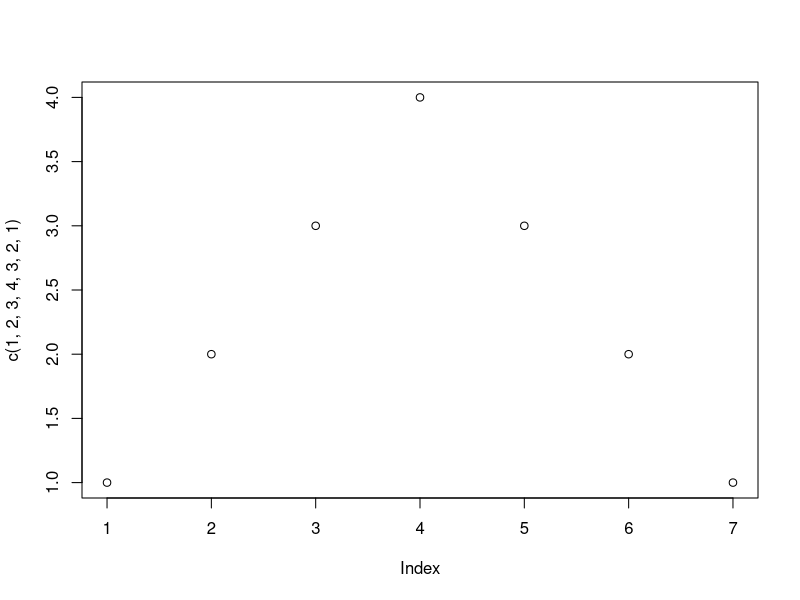
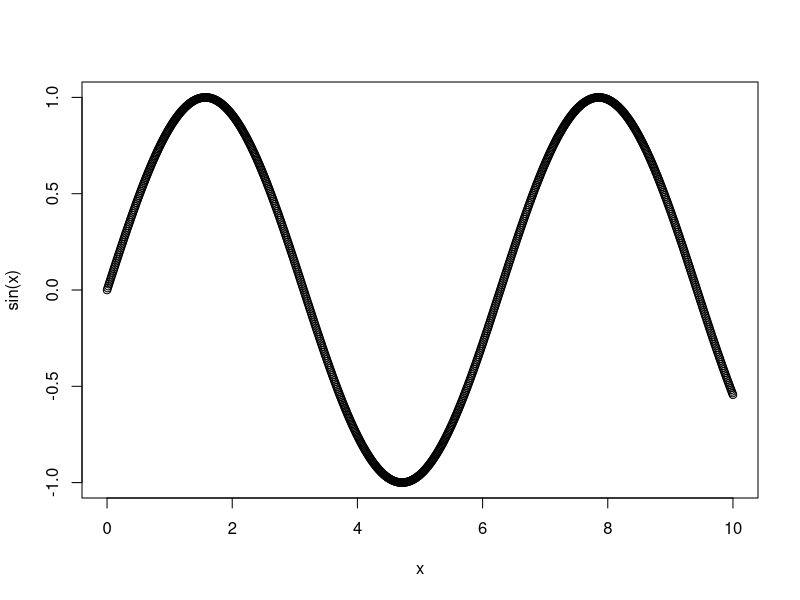
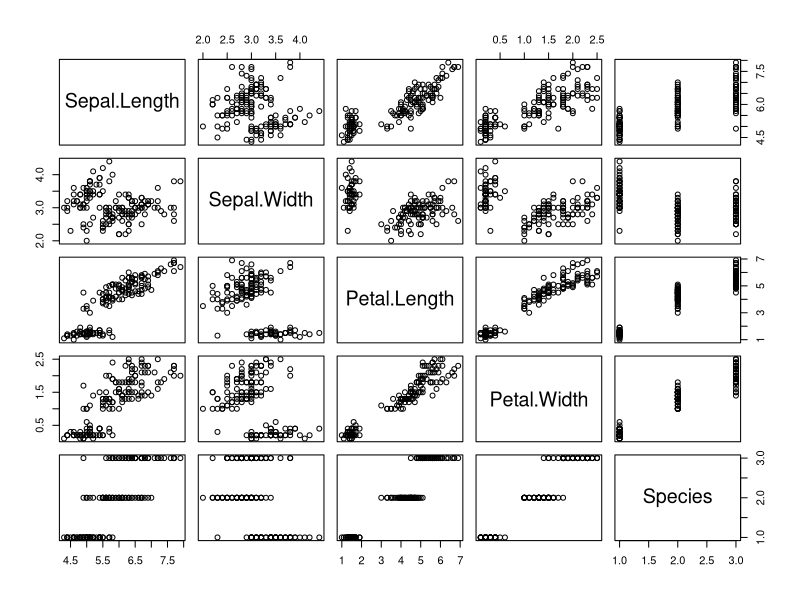
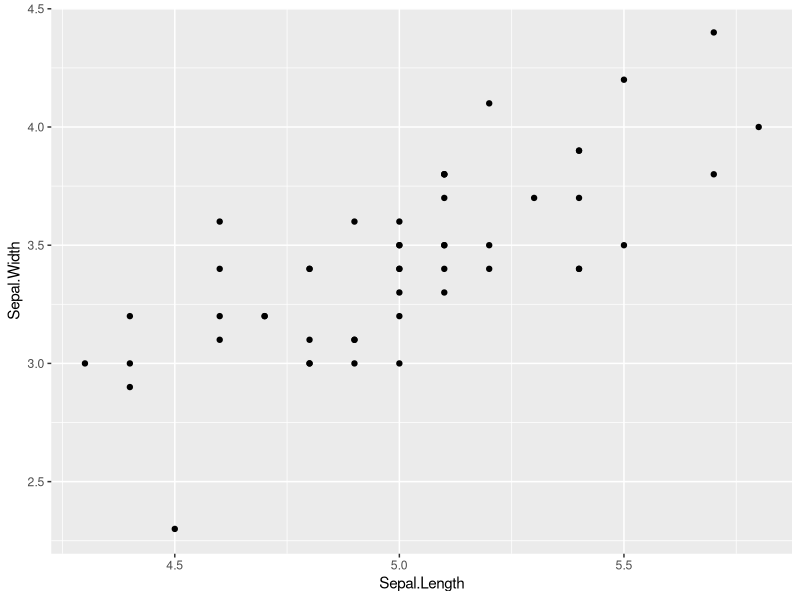
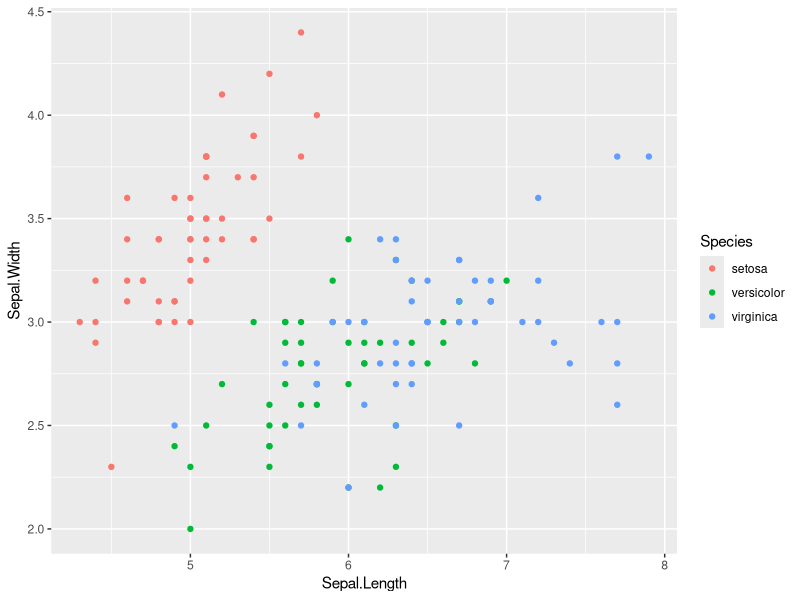
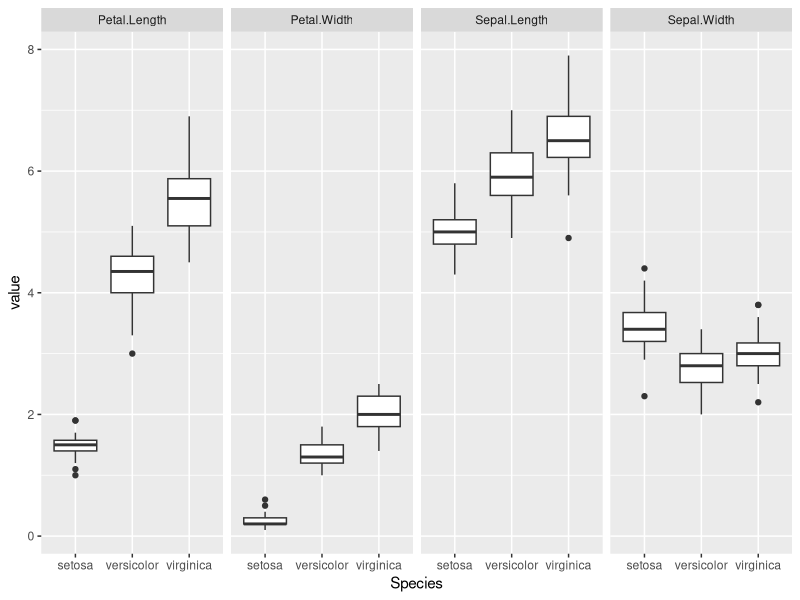
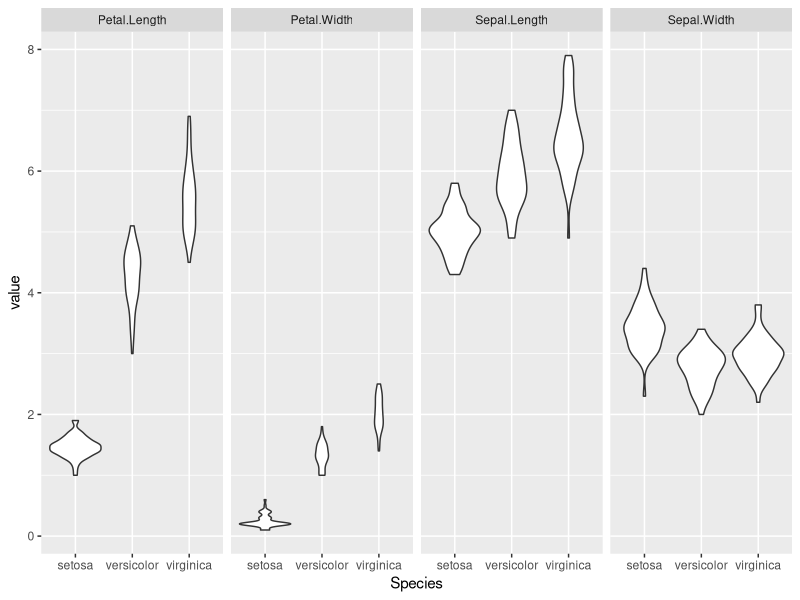

Generate these figures, in order, with R:
## ---- chunk 1
iris
## ---- chunk 2
d = iris
## ---- chunk 3
dim(d)
## ---- chunk 4
nrow(d)
## ---- chunk 5
ncol(d)
## ---- chunk 6
summary(d)
## ---- chunk 7
names(d)
## ---- chunk 8
names(d)[2] = "sw"
summary(d)
## ---- chunk 9
d = iris
names(d)
## ---- chunk 10
plot(c(1,2,3,4,3,2,1))
## ---- chunk 11
x = seq(0, 10, 0.01)
plot(x, sin(x))
## ---- chunk 12
plot(iris)
## ---- chunk 13
require("tidyverse")
## ---- chunk 14
d %>% filter(Species=="setosa") %>% ggplot(aes(x=Sepal.Length, y=Sepal.Width)) + geom_point()
## ---- chunk 15
d %>% ggplot(aes(x=Sepal.Length, y=Sepal.Width, color=Species)) + geom_point()
## ---- chunk 16
d %>% pivot_longer(cols=!Species) %>% ggplot(aes(x=Species, y=value)) + geom_boxplot() + facet_grid(.~name, scales="free")
## ---- chunk 17
d %>% pivot_longer(cols=!Species) %>% ggplot(aes(x=Species, y=value)) + geom_violin() + facet_grid(.~name, scales="free")
